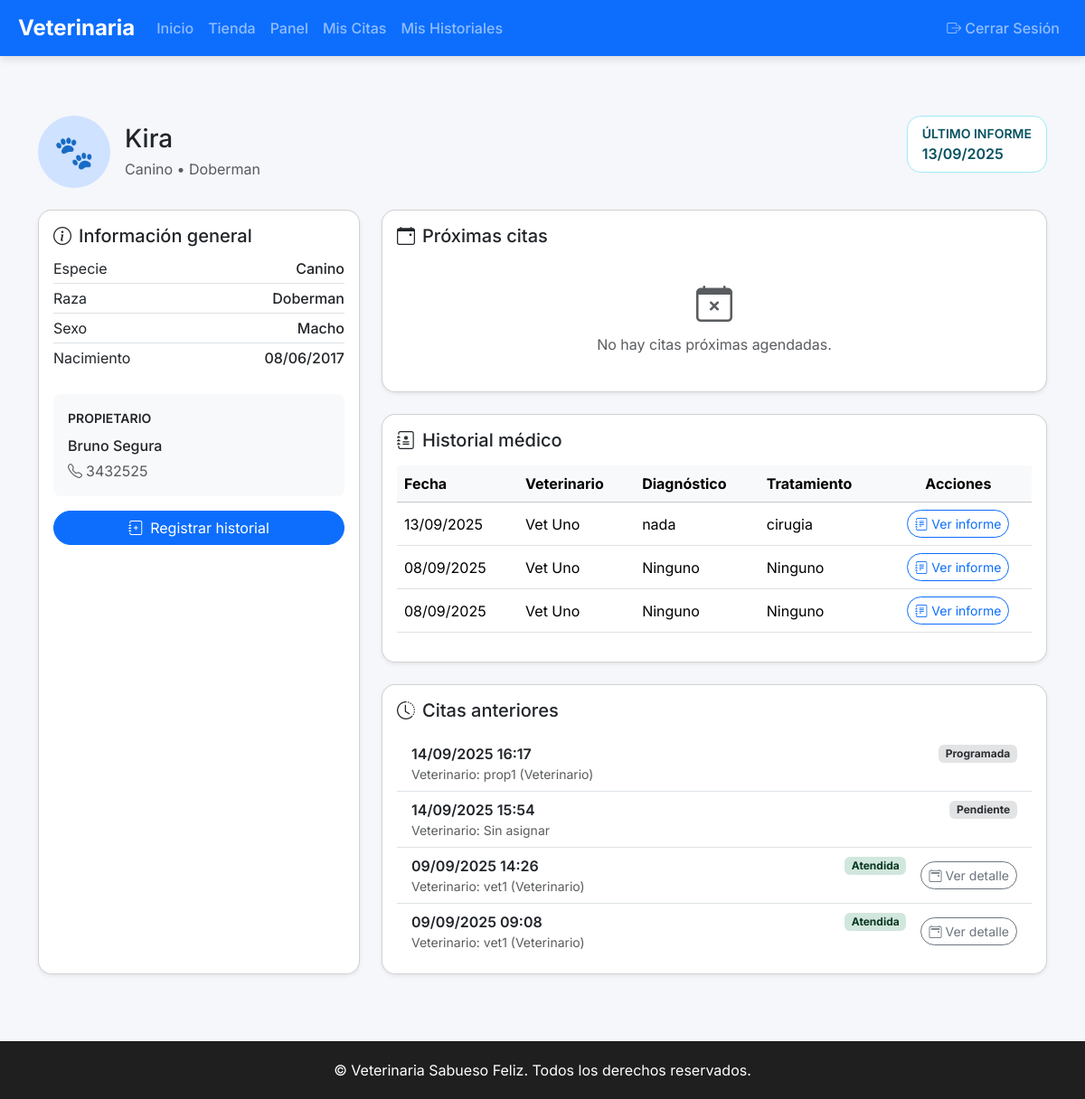
The page /mascota/1/ (signed in) on the database its author committed.
### Core/models.py (models this page shows, shortened)
class Paciente(models.Model):
    nombre = models.CharField(max_length=100)
    especie = models.CharField(max_length=50)
    raza = models.CharField(max_length=50, blank=True)
    sexo = models.CharField(max_length=10)
    fecha_nacimiento = models.DateField()
    propietario = models.ForeignKey(Propietario, on_delete=models.CASCADE)
    vacunas = models.TextField(blank=True)
    alergias = models.TextField(blank=True)
    foto = models.ImageField(upload_to="pacientes/", blank=True, null=True)

class HistorialMedico(models.Model):
    paciente = models.ForeignKey(Paciente, on_delete=models.CASCADE)
    veterinario = models.ForeignKey(User, limit_choices_to={"rol": "VET"}, on_delete=models.SET_NULL, null=True)
    fecha = models.DateTimeField(auto_now_add=True)
    diagnostico = models.TextField()
    tratamiento = models.TextField()
    notas = models.TextField(blank=True)
    peso = models.DecimalField(max_digits=5, decimal_places=2, blank=True, null=True)
    temperatura = models.DecimalField(max_digits=4, decimal_places=1, blank=True, null=True)
    examenes = models.TextField(blank=True)
    imagenes = models.ImageField(upload_to="historial_medico/", blank=True, null=True)
    proximo_control = models.DateField(blank=True, null=True)

class Propietario(models.Model):
    user = models.OneToOneField(User, on_delete=models.CASCADE)
    telefono = models.CharField(max_length=20, blank=True)
    direccion = models.CharField(max_length=200, blank=True)
    ciudad = models.CharField(max_length=100, blank=True)
    notas = models.TextField(blank=True)

class User(AbstractUser):
    ROLES = (
        ("ADMIN", "Administrador"),
        ("VET", "Veterinario"),
        ("ADMIN_OP", "Administrativo"),
        ("OWNER", "Propietario"),
    )
    rol = models.CharField(max_length=20, choices=ROLES)
    telefono = models.CharField(max_length=20, blank=True)
    direccion = models.CharField(max_length=200, blank=True)
    activo = models.BooleanField(default=True)
    avatar = models.ImageField(upload_to="avatars/", blank=True, null=True)
    especialidad = models.CharField(max_length=100, blank=True)  # para veterinarios
    def __str__(self):
        return f"{self.username} ({self.get_rol_display()})"

class Cita(models.Model):
    ESTADOS = (
        ("pendiente", "Pendiente"),
        ("programada", "Programada"),
        ("atendida", "Atendida"),
        ("cancelada", "Cancelada"),
    )
    TIPOS = (
        ("consulta", "Consulta"),
        ("vacunacion", "Vacunación"),
        ("cirugia", "Cirugía"),
    )
    paciente = models.ForeignKey(Paciente, on_delete=models.CASCADE)
    veterinario = models.ForeignKey(User, limit_choices_to={"rol": "VET"}, on_delete=models.SET_NULL, null=True)
    fecha_hora = models.DateTimeField()
    duracion = models.IntegerField(default=30)  # duración en minutos
    tipo = models.CharField(max_length=50, choices=TIPOS, default="consulta")
    estado = models.CharField(max_length=20, choices=ESTADOS, default="pendiente")
    notas = models.TextField(blank=True)

### Core/views.py (the view)
# urls.py: path('mascota/<int:paciente_id>/', views.detalle_mascota, name='detalle_mascota'),
@login_required
def detalle_mascota(request, paciente_id):
    paciente = get_object_or_404(Paciente, id=paciente_id)
    if request.user.rol == "OWNER" and paciente.propietario.user != request.user:
        messages.error(request, "No tienes permiso para ver esta mascota.")
        return redirect("dashboard")
    historiales_qs = HistorialMedico.objects.filter(paciente=paciente).order_by("-fecha")
    historiales = list(historiales_qs)
    citas_qs = (
        Cita.objects.filter(paciente=paciente)
        .select_related("veterinario")
        .order_by("-fecha_hora")
    )
    citas = list(citas_qs)
    historiales_por_fecha = {}
    for historial in historiales:
        fecha_hist = historial.fecha
        if timezone.is_aware(fecha_hist):
            fecha_hist = timezone.localtime(fecha_hist)
        historiales_por_fecha.setdefault(fecha_hist.date(), historial)
    for cita in citas:
        fecha_cita = cita.fecha_hora
        if timezone.is_aware(fecha_cita):
            fecha_cita = timezone.localtime(fecha_cita)
        cita.historial_relacionado = historiales_por_fecha.get(fecha_cita.date())
    ahora = timezone.now()
    citas_futuras = sorted(
        (cita for cita in citas if cita.fecha_hora >= ahora),
        key=lambda c: c.fecha_hora,
    )
    citas_pasadas = [cita for cita in citas if cita.fecha_hora < ahora]
    ultima_consulta = historiales[0] if historiales else None
    proxima_cita = citas_futuras[0] if citas_futuras else None
    template = (
        "core/detalle_mascota_admin.html"
        if request.user.rol in {"ADMIN", "ADMIN_OP"}
        else "core/detalle_mascota.html"
    )
    return render(
        request,
        template,
        {
            "paciente": paciente,
            "historiales": historiales,
            "citas": citas,
            "citas_futuras": citas_futuras,
            "citas_pasadas": citas_pasadas,
            "ultima_consulta": ultima_consulta,
            "proxima_cita": proxima_cita,
        },
    )

### Core/templates/core/detalle_mascota.html (shortened to what this page needs)
{% extends "core/base.html" %}
{% block content %}
<div class="py-4">
    <div class="d-flex flex-column flex-lg-row align-items-center align-items-lg-start justify-content-between gap-4 mb-4">
        <div class="d-flex align-items-center gap-3">
            <div class="rounded-circle bg-primary-subtle text-primary fw-semibold d-flex align-items-center justify-content-center"
                 style="width: 80px; height: 80px; font-size: 2.25rem;">
                {% if paciente.especie|lower == "gato" %}🐱{% elif paciente.especie|lower == "ave" %}🦜{% else %}🐾{% endif %}
            </div>
            <div>
                <h1 class="h3 mb-1">{{ paciente.nombre }}</h1>
                <p class="text-muted mb-0">{{ paciente.especie }}{% if paciente.raza %} • {{ paciente.raza }}{% endif %}</p>
            </div>
        </div>
        <div class="d-flex flex-column flex-sm-row align-items-sm-center gap-2">
            {% if ultima_consulta %}
            <div class="card border-info-subtle text-info-emphasis">
                <div class="card-body py-2 px-3">
                    <small class="d-block text-uppercase fw-semibold">Último informe</small>
                    <span class="fw-semibold">{{ ultima_consulta.fecha|date:"d/m/Y" }}</span>
                </div>
            </div>
            {% endif %}
        </div>
    </div>
    <div class="row g-4">
        <div class="col-lg-4">
            <div class="card shadow-sm h-100">
                <div class="card-body">
                    <h5 class="card-title d-flex align-items-center gap-2">
                        <i class="bi bi-info-circle"></i>
                        Información general
                    </h5>
                    <ul class="list-unstyled mb-4">
                        <li class="d-flex justify-content-between py-1 border-bottom"><span>Especie</span><span class="fw-medium">{{ paciente.especie }}</span></li>
                        <li class="d-flex justify-content-between py-1 border-bottom"><span>Raza</span><span class="fw-medium">{{ paciente.raza|default:"-" }}</span></li>
                        <li class="d-flex justify-content-between py-1 border-bottom"><span>Sexo</span><span class="fw-medium">{{ paciente.sexo }}</span></li>
                        <li class="d-flex justify-content-between py-1"><span>Nacimiento</span><span class="fw-medium">{{ paciente.fecha_nacimiento|date:"d/m/Y" }}</span></li>
                    </ul>
                    {% if paciente.propietario %}
                    <div class="bg-light rounded-3 p-3 mb-3">
                        <p class="text-uppercase small fw-semibold mb-2">Propietario</p>
                        <p class="mb-1 fw-medium">{{ paciente.propietario.user.get_full_name|default:paciente.propietario.user.username }}</p>
                        <p class="mb-0 text-muted"><i class="bi bi-telephone me-1"></i>{{ paciente.propietario.telefono|default:"-" }}</p>
                    </div>
                    {% endif %}
                    {% if request.user.rol == "VET" %}
                    <a href="{% url 'registrar_historial' paciente.id %}" class="btn btn-primary w-100">
                        <i class="bi bi-journal-plus me-2"></i>Registrar historial
                    </a>
                    {% elif request.user.rol == "OWNER" %}
                    <a href="{% url 'agendar_cita' %}?paciente={{ paciente.id }}" class="btn btn-outline-primary w-100">
                        <i class="bi bi-calendar-plus me-2"></i>Agendar nueva cita
                    </a>
                    {% endif %}
                </div>
            </div>
        </div>
        <div class="col-lg-8">
            <div class="card shadow-sm mb-4">
                <div class="card-body">
                    <div class="d-flex justify-content-between align-items-center mb-3">
                        <h5 class="card-title mb-0"><i class="bi bi-calendar-event me-2"></i>Próximas citas</h5>
                    </div>
                    {% if citas_futuras %}
                    <div class="list-group list-group-flush">
                        {% for cita in citas_futuras %}
                        <div class="list-group-item">
                            <div class="d-flex justify-content-between align-items-center">
                                <div>
                                    <p class="mb-1 fw-semibold">{{ cita.fecha_hora|date:"d/m/Y H:i" }}</p>
                                    <p class="mb-0 text-muted small">Estado: {{ cita.get_estado_display }}</p>
                                </div>
                                <div class="text-end">
                                    <span class="badge bg-primary-subtle text-primary-emphasis">{{ cita.veterinario|default:"Sin asignar" }}</span>
                                </div>
                            </div>
                            {% if cita.notas %}
                            <p class="mt-2 mb-0 small text-muted">Notas: {{ cita.notas }}</p>
                            {% endif %}
                        </div>
                        {% endfor %}
                    </div>
                    {% else %}
                    <div class="text-center py-4 text-muted">
                        <i class="bi bi-calendar-x display-6 d-block mb-2"></i>
                        <p class="mb-0">No hay citas próximas agendadas.</p>
                    </div>
                    {% endif %}
                </div>
            </div>
            <div class="card shadow-sm">
                <div class="card-body">
                    <h5 class="card-title mb-3"><i class="bi bi-journal-medical me-2"></i>Historial médico</h5>
                    {% if historiales %}
                    <div class="table-responsive">
                        <table class="table align-middle">
                            <thead class="table-light">
                                <tr>
                                    <th>Fecha</th>
                                    <th>Veterinario</th>
                                    <th>Diagnóstico</th>
                                    <th>Tratamiento</th>
                                    <th class="text-center">Acciones</th>
                                </tr>
                            </thead>
                            <tbody>
                                {% for hist in historiales %}
                                <tr>
                                    <td class="text-nowrap">{{ hist.fecha|date:"d/m/Y" }}</td>
                                    <td>{{ hist.veterinario.get_full_name|default:hist.veterinario.username }}</td>
                                    <td>{{ hist.diagnostico }}</td>
                                    <td>{{ hist.tratamiento|default:"-" }}</td>
                                    <td class="text-center">
                                        <a href="{% url 'detalle_historial' hist.id %}" class="btn btn-sm btn-outline-primary">
                                            <i class="bi bi-journal-text me-1"></i>Ver informe
                                        </a>
                                    </td>
                                </tr>
                                {% endfor %}
                            </tbody>
                        </table>
                    </div>
                    {% else %}
                    <div class="text-center py-4 text-muted">
                        <i class="bi bi-clipboard2-pulse display-6 d-block mb-2"></i>
                        <p class="mb-0">Todavía no hay informes médicos registrados.</p>
                    </div>
                    {% endif %}
                </div>
            </div>
            {% if citas_pasadas %}
            <div class="card shadow-sm mt-4">
                <div class="card-body">
                    <h5 class="card-title mb-3"><i class="bi bi-clock-history me-2"></i>Citas anteriores</h5>
                    <div class="list-group list-group-flush">
                        {% for cita in citas_pasadas %}
                        <div class="list-group-item">
                            <div class="d-flex flex-column flex-md-row justify-content-between align-items-md-center gap-3">
                                <div class="flex-grow-1">
                                    <div class="d-flex justify-content-between align-items-center">
                                        <span class="fw-semibold">{{ cita.fecha_hora|date:"d/m/Y H:i" }}</span>
                                        <span class="badge {% if cita.estado == 'atendida' %}bg-success-subtle text-success-emphasis{% else %}bg-secondary-subtle text-secondary-emphasis{% endif %}">
                                            {{ cita.get_estado_display }}
                                        </span>
                                    </div>
                                    <p class="mb-0 text-muted small">Veterinario: {{ cita.veterinario|default:"Sin asignar" }}</p>
                                </div>
                                {% if cita.estado == 'atendida' %}
                                    {% if cita.historial_relacionado %}
                                    <a href="{% url 'detalle_historial' cita.historial_relacionado.id %}" class="btn btn-sm btn-outline-primary text-nowrap">
                                        <i class="bi bi-journal-text me-1"></i>Ver informe médico
                                    </a>
                                    {% else %}
                                    <a href="{% url 'detalle_cita' cita.id %}" class="btn btn-sm btn-outline-secondary text-nowrap">
                                        <i class="bi bi-calendar2-event me-1"></i>Ver detalle
                                    </a>
                                    {% endif %}
                                {% endif %}
                            </div>
                        </div>
                        {% endfor %}
                    </div>
                </div>
            </div>
            {% endif %}
        </div>
    </div>
</div>
{% endblock %}

### Core/templates/core/base.html (style rules this page uses)
body { font-family: 'Inter', sans-serif; padding-top: 80px; background-color: #f5f7fa; }
a.btn, .btn { border-radius: 50px; }
.card { border-radius: 15px; }

### rows shown on the page
Paciente: nombre "Kira", especie "Canino", raza "Doberman", sexo "Macho", fecha_nacimiento "08/06/2017", propietario.user.get_full_name "Bruno Segura", propietario.telefono "3432525"
HistorialMedico: fecha "13/09/2025", veterinario.get_full_name "Vet Uno", diagnostico "nada", tratamiento "cirugia"
HistorialMedico: fecha "08/09/2025", veterinario.get_full_name "Vet Uno", diagnostico "Ninguno", tratamiento "Ninguno"
HistorialMedico: fecha "08/09/2025", veterinario.get_full_name "Vet Uno", diagnostico "Ninguno", tratamiento "Ninguno"
Cita: fecha_hora "14/09/2025 16:17", estado "Programada", veterinario "prop1 (Veterinario)"
Cita: fecha_hora "14/09/2025 15:54", estado "Pendiente", veterinario "Sin asignar"
Cita: fecha_hora "09/09/2025 14:26", estado "Atendida", veterinario "vet1 (Veterinario)", shows "Ver detalle"
Cita: fecha_hora "09/09/2025 09:08", estado "Atendida", veterinario "vet1 (Veterinario)", shows "Ver detalle"
